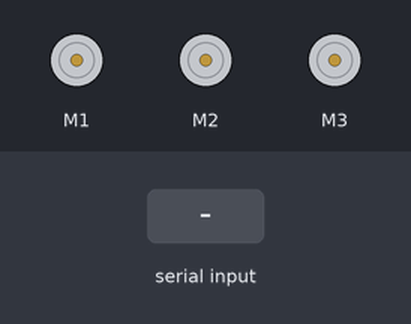
A sketch run on a simulated Arduino Uno, built with avr-gcc and run on an emulated ATmega328P. Parts: 3 × DC motor (green arrow = forward, orange = backward, longer = faster). The inputs (shaded band) are chosen by the test bench. What the sketch prints to the serial monitor is not drawn.

Above: at 1.2 s.
1.3 s: "F" received over Serial
At 2.0 s:
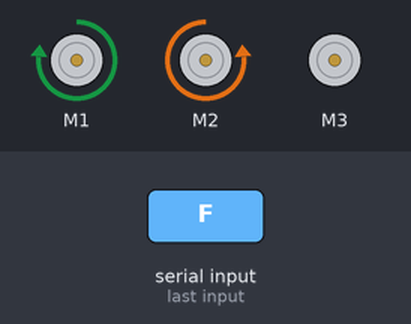
2.8 s: "L" received over Serial
At 3.1 s:
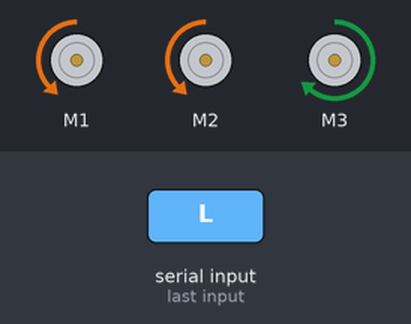
4.3 s: "R" received over Serial
At 5.4 s:
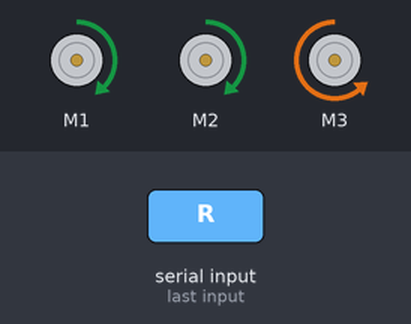
5.8 s: "B" received over Serial
At 6.6 s:
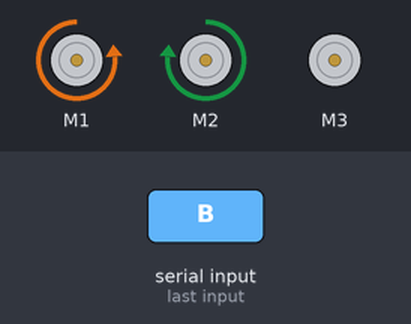
7.3 s: "I" received over Serial
At 7.7 s:
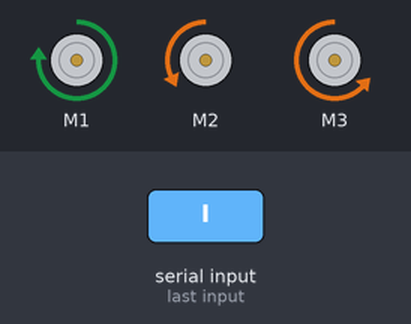
8.8 s: "G" received over Serial
At 10.1 s:
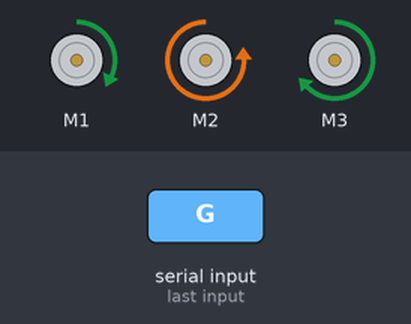
Timing chart, 0 to 11.3 s (numbered marks = the images above; inputs shaded):
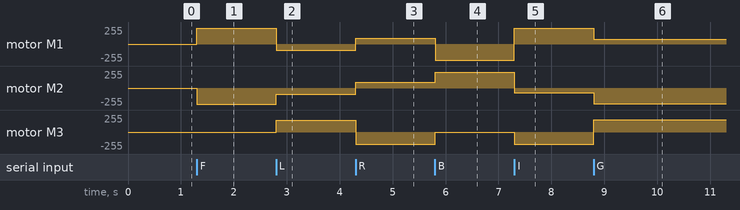

The sketch:

omniwheel.ino
```cpp
/*
  Source Code Kelompok PKL KJFD FILKOM
  Projek Pembuatan "Maze Omniwheels Robot"
  Bambang Gunawan,Ahmad Mustafa Kamal,Adhly Hasbi
*/
/*
  Menggunakan library motor shield dari Adafruit yakni AFMotor.h
  library ini memudahkan developer dalam menginisiasikan pin pada driver
  alasan kuat dari penggunaan library ini terletak pada posisi pin dari driver
  developer harus membaca dokumentasi driver dan mendefinisikan setiap pin pada Arduino
  dengan menggunakan library kita tinggal memanggil class yang sudah dibuat oleh tim Adafruit
*/
#include <Arduino.h>
#include <AFMotor.h>

/*
  Pin dari sensor ultrasonik berada pada pin analog A0-A5
  penomoran pada pin mengacu pada penomoran sensor secara fisik
*/
#define trigPin1 A0
#define echoPin1 A1
#define trigPin2 A2
#define echoPin2 A3
#define trigPin3 A4
#define echoPin3 A5

/*
  Deklarasi variabel global
  untuk memudahkan perhitungan
  dan distribusi variabel dinamis
*/
long duration, distance, FIRSTSensor, SECONDSensor, THIRDSensor;
char command;
bool ultraOn = false;

/*
  Inisiasi objek motor dc
  menggunakan class AF_DCMotor
  menyesuaikan desain arsitektur robot
*/
AF_DCMotor motor1(1, MOTOR12_1KHZ);
AF_DCMotor motor2(2, MOTOR12_1KHZ);
AF_DCMotor motor3(3, MOTOR34_1KHZ);

/*
  Fungsi SonarSensor() ini sebagai "working function sensor"-nya ultrasonik
  cara kerjanya, pertama trigger di clear terlebih dahulu selama 2 mikrosekon
  kemudian trigger high untuk memancarkan gelombang ultrasonik selama 10 mikrosekon
  lalu pulseIn() akan memerintahkan sistem untuk menunggu hingga pin Echo bernilai HIGH.
  Lamanya proses menunggu akan dianggap atau dihitung sebagai durasi pengiriman + penerimaan
  pada sinyal echo yang dipantulkan oleh benda. Proses ini kemudian disimpan pada variabel duration.
  Output dari sensor tidaklah akurat maka dari itu digunakan kalibrasi perhitungan pada baris kode ke 64
*/
long SonarSensor(int trigPin, int echoPin)
{
  digitalWrite(trigPin, LOW);
  delayMicroseconds(2);
  digitalWrite(trigPin, HIGH);
  delayMicroseconds(10);
  digitalWrite(trigPin, LOW);
  duration = pulseIn(echoPin, HIGH);
  return distance = (duration / 2) / 29.1;
}

/*
  Nilai PWM adalah 0 hingga 255, semakin besar nilai bit maka akan semakin
  besar nilai duty cyclenya dan karena duty cyclenya semakin besar maka voltase
  akan semakin besar yang membuat motor dc bergerak semakin cepat hingga maksimum 255
*/
/*
  Fungsi forward() untuk membuat robot bergerak jalan maju ke depan
  parameter pada fungsi setSpeed() adalah nilai PWM yang kita inginkan
*/
void forward()
{
  motor1.setSpeed(240);
  motor1.run(FORWARD);
  motor2.setSpeed(240);
  motor2.run(BACKWARD);
  motor3.setSpeed(0);
  motor3.run(FORWARD);
}

/*
  Fungsi backward() untuk membuat robot bergerak jalan mundur
*/
void backward()
{
  motor1.setSpeed(240);
  motor1.run(BACKWARD);
  motor2.setSpeed(240);
  motor2.run(FORWARD);
  motor3.setSpeed(0);
  motor3.run(BACKWARD);
}

/*
  Fungsi right() untuk membuat robot bergerak jalan ke kiri
*/
void right()
{
  motor1.setSpeed(90);
  motor1.run(FORWARD);
  motor2.setSpeed(90);
  motor2.run(FORWARD);
  motor3.setSpeed(180);
  motor3.run(BACKWARD);
}

/*
  Fungsi obliqueLeft() untuk membuat robot bergerak jalan ke pojok kiri
*/
void obliqueLeft()
{
  motor1.setSpeed(70);
  motor1.run(FORWARD);
  motor2.setSpeed(235);
  motor2.run(BACKWARD);
  motor3.setSpeed(187);
  motor3.run(FORWARD);
}

/*
  Fungsi left() untuk membuat robot bergerak jalan ke kanan
*/
void left()
{
  motor1.setSpeed(90);
  motor1.run(BACKWARD);
  motor2.setSpeed(90);
  motor2.run(BACKWARD);
  motor3.setSpeed(180);
  motor3.run(FORWARD);
}

/*
  Fungsi obliqueRight() untuk membuat robot bergerak jalan ke pojok kanan
*/
void obliqueRight()
{
  motor1.setSpeed(235);
  motor1.run(FORWARD);
  motor2.setSpeed(70);
  motor2.run(BACKWARD);
  motor3.setSpeed(187);
  motor3.run(BACKWARD);
}

/*
  Fungsi spin() untuk membuat robot bergerak berputar 360 derajat searah jarum jam
*/
void spin()
{
  motor1.setSpeed(255);
  motor1.run(FORWARD);
  motor2.setSpeed(255);
  motor2.run(FORWARD);
  motor3.setSpeed(255);
  motor3.run(FORWARD);
}

/*
  Fungsi backspin() untuk membuat robot bergerak berputar 360 derajat melawan jarum jam
*/
void backspin()
{
  motor1.setSpeed(255);
  motor1.run(BACKWARD);
  motor2.setSpeed(255);
  motor2.run(BACKWARD);
  motor3.setSpeed(255);
  motor3.run(BACKWARD);
}

/*
  Fungsi Stop() untuk membuat robot berhenti bergerak
  fungsi ini digunakan ketika kondisi dari sensor tidak
  terpenuhi atau saat tombol tidak sedang ditekan atau dilepas
*/
void Stop()
{
  motor1.run(RELEASE);
  motor2.run(RELEASE);
  motor3.run(RELEASE);
}

/*
  Fungsi ini yang akan dijalankan pertama kali
  untuk itu dilakukan deklarasi komunikasi serial
  dan deklarasi pinMode pada setiap sensor di arduino
*/
void setup()
{
  Serial.begin(9600);
  pinMode(trigPin1, OUTPUT);
  pinMode(echoPin1, INPUT);
  pinMode(trigPin2, OUTPUT);
  pinMode(echoPin2, INPUT);
  pinMode(trigPin3, OUTPUT);
  pinMode(echoPin3, INPUT);
  Stop();
}

/*
  Fungsi ini adalah fungsi yang akan terus dijalankan. Semua proses yang ada di dalam
  fungsi loop akan selalu diulang tanpa henti (forever loop) sehingga sistem selalu aktif.
*/
void loop()
{
  // Ketika Bluetooth terdeteksi connect
  if (Serial.available() > 0)
  {
    // Baca isi command dari bluetooth
    command = Serial.read();
    // Lalu cetak isi command ke dalam Serial monitor
    Serial.print(command);

    /*
  Fungsi ini adalah fungsi yang akan terus dijalankan. Semua proses yang ada di dalam
  fungsi loop akan selalu diulang tanpa henti (forever loop) sehingga sistem selalu aktif.
*/
    if (ultraOn == false)
    {
      switch (command)
      {
      case 'F':
        forward();
        break;
      case 'L':
        left();
        break;
      case 'R':
        right();
        break;
      case 'B':
        backward();
        break;
      case 'I':
        obliqueRight();
        break;
      case 'G':
        obliqueLeft();
        break;
      case 'H':
        backspin();
        break;
      case 'J':
        spin();
        break;
      case 'V':
        ultraOn = true;
        break;
      case 'v':
        ultraOn = false;
        break;
      default:
        Stop();
        break;
      }
    }
  }

  if (ultraOn == true)
  {
    SonarSensor(trigPin1, echoPin1);
    FIRSTSensor = distance;
    SonarSensor(trigPin2, echoPin2);
    SECONDSensor = distance;
    SonarSensor(trigPin3, echoPin3);
    THIRDSensor = distance;

    // Robot akan berjalan jika sensor 3 tidak ada halangan sejauh 14 cm
    if (THIRDSensor > 14)
    {
      // Jika sensor 2 mendeteksi tembok lebih dari 0 hingga 8 cm maka
      if (SECONDSensor<0 & SECONDSensor> 8)
      {
        left();
        delay(150);
      }
      // Jika sensor 1 mendeteksi tembok lebih dari 0 hingga 8 cm maka
      else if ((FIRSTSensor<8 & FIRSTSensor> 0))
      {
        right();
        delay(150);
      }
      forward();
    }
    else if (THIRDSensor < 14)
    {
      // Jika terdapat halangan sejauh 14 cm maka robot berhenti
      Stop();
    }
  }
  if (command == 'v')
    ultraOn = false;
}
```

Measured:
- after the input at 1.3 s, motor M1: stopped → forward 240/255 at once; motor M2: stopped → backward 240/255 at once
- after the input at 2.8 s, motor M1: forward 240/255 → backward 90/255 at once; motor M2: backward 240/255 → backward 90/255 at once; motor M3: stopped → forward 180/255 at once
- after the input at 4.3 s, motor M1, motor M2: backward 90/255 → forward 90/255 at once; motor M3: forward 180/255 → backward 180/255 at once
- after the input at 5.8 s, motor M1: forward 90/255 → backward 240/255 at once; motor M2: forward 90/255 → forward 240/255 at once; motor M3: backward 180/255 → stopped at once
- after the input at 7.3 s, motor M1: backward 240/255 → forward 235/255 at once; motor M2: forward 240/255 → backward 70/255 at once; motor M3: stopped → backward 187/255 at once
- after the input at 8.8 s, motor M1: forward 235/255 → forward 70/255 at once; motor M2: backward 70/255 → backward 235/255 at once; motor M3: backward 187/255 → forward 187/255 at once
